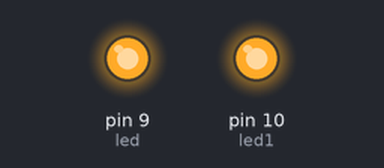
The sketch below on a simulated Arduino Uno, built with avr-gcc and run on an emulated ATmega328P. On the bench: output pins drawn as LEDs (lit = HIGH).

Above: at 0.1 s.
Timing chart, 0 to 1.6 s (numbered marks = the images above):
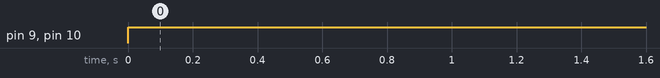

The sketch:

63010870_11.ino
```cpp
int led = 9;
int led1 = 10;
void setup() {
  // put your setup code here, to run once:
   pinMode(led,OUTPUT);
  pinMode(led1,OUTPUT);
  Serial.begin(9600);

}

void loop() {
  // put your main code here, to run repeatedly:
 digitalWrite(led,HIGH);
 digitalWrite(led1,HIGH);

}
```

Measured:
- by itself, pin 9 (led), pin 10 (led1): LOW → HIGH at 0.00 s
